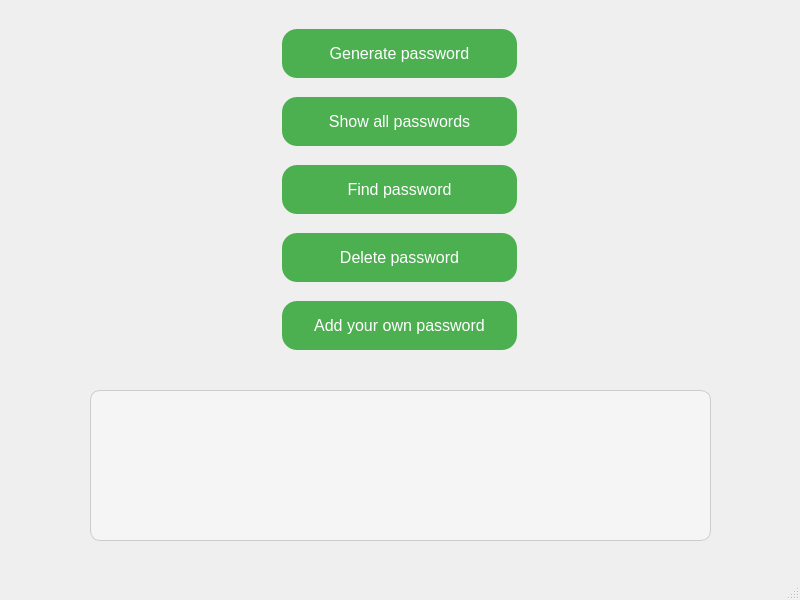
<?xml version="1.0" encoding="UTF-8"?>
<ui version="4.0">
 <class>MainWindow</class>
 <widget class="QMainWindow" name="MainWindow">
  <property name="geometry">
   <rect>
    <x>0</x>
    <y>0</y>
    <width>800</width>
    <height>600</height>
   </rect>
  </property>
  <property name="windowTitle">
   <string>MainWindow</string>
  </property>
  <widget class="QWidget" name="centralwidget">
   <widget class="QTextEdit" name="passwordOutput">
    <property name="geometry">
     <rect>
      <x>90</x>
      <y>390</y>
      <width>621</width>
      <height>151</height>
     </rect>
    </property>
    <property name="styleSheet">
     <string notr="true"> QTextEdit {
        background-color: #f5f5f5; /* Светло-серый фон */
        border: 1px solid #ccc; /* Светло-серая граница */
        border-radius: 10px; /* Скругление углов */
        padding: 10px; /* Внутренние отступы */
        font-size: 14px; /* Размер шрифта */
        color: #333; /* Цвет текста */
    }
    QTextEdit:focus {
        border: 1px solid #4CAF50; /* Зеленая граница при фокусе */
    }

</string>
    </property>
    <property name="readOnly">
     <bool>true</bool>
    </property>
   </widget>
   <widget class="QWidget" name="layoutWidget">
    <property name="geometry">
     <rect>
      <x>280</x>
      <y>20</y>
      <width>239</width>
      <height>341</height>
     </rect>
    </property>
    <layout class="QVBoxLayout" name="verticalLayout">
     <item>
      <widget class="QPushButton" name="generateButton">
       <property name="styleSheet">
        <string notr="true">  QPushButton {
        background-color: #4CAF50; /* Зеленый фон */
        border: none; /* Без рамки */
        color: white; /* Белый текст */
        padding: 15px 32px; /* Отступы */
        text-align: center; /* Выравнивание текста по центру */
        text-decoration: none; /* Без подчеркивания текста */
        display: inline-block; /* Для блоков */
        font-size: 16px; /* Размер шрифта */
        margin: 4px 2px; /* Отступы вокруг кнопки */
        cursor: pointer; /* Курсор-указатель при наведении */
        border-radius: 15px; /* Скругление углов */
        transition: background-color 0.3s; /* Плавный переход цвета фона */
    }
    QPushButton:hover {
        background-color: #45a049; /* Более темный зеленый при наведении */
    }
    QPushButton:pressed {
        background-color: #388e3c; /* Еще более темный зеленый при нажатии */
    }

</string>
       </property>
       <property name="text">
        <string>Generate password</string>
       </property>
      </widget>
     </item>
     <item>
      <widget class="QPushButton" name="showButton">
       <property name="styleSheet">
        <string notr="true">  QPushButton {
        background-color: #4CAF50; /* Зеленый фон */
        border: none; /* Без рамки */
        color: white; /* Белый текст */
        padding: 15px 32px; /* Отступы */
        text-align: center; /* Выравнивание текста по центру */
        text-decoration: none; /* Без подчеркивания текста */
        display: inline-block; /* Для блоков */
        font-size: 16px; /* Размер шрифта */
        margin: 4px 2px; /* Отступы вокруг кнопки */
        cursor: pointer; /* Курсор-указатель при наведении */
        border-radius: 15px; /* Скругление углов */
        transition: background-color 0.3s; /* Плавный переход цвета фона */
    }
    QPushButton:hover {
        background-color: #45a049; /* Более темный зеленый при наведении */
    }
    QPushButton:pressed {
        background-color: #388e3c; /* Еще более темный зеленый при нажатии */
    }

</string>
       </property>
       <property name="text">
        <string>Show all passwords</string>
       </property>
      </widget>
     </item>
     <item>
      <widget class="QPushButton" name="findButton">
       <property name="styleSheet">
        <string notr="true">  QPushButton {
        background-color: #4CAF50; /* Зеленый фон */
        border: none; /* Без рамки */
        color: white; /* Белый текст */
        padding: 15px 32px; /* Отступы */
        text-align: center; /* Выравнивание текста по центру */
        text-decoration: none; /* Без подчеркивания текста */
        display: inline-block; /* Для блоков */
        font-size: 16px; /* Размер шрифта */
        margin: 4px 2px; /* Отступы вокруг кнопки */
        cursor: pointer; /* Курсор-указатель при наведении */
        border-radius: 15px; /* Скругление углов */
        transition: background-color 0.3s; /* Плавный переход цвета фона */
    }
    QPushButton:hover {
        background-color: #45a049; /* Более темный зеленый при наведении */
    }
    QPushButton:pressed {
        background-color: #388e3c; /* Еще более темный зеленый при нажатии */
    }

</string>
       </property>
       <property name="text">
        <string>Find password</string>
       </property>
      </widget>
     </item>
     <item>
      <widget class="QPushButton" name="deleteButton">
       <property name="styleSheet">
        <string notr="true">  QPushButton {
        background-color: #4CAF50; /* Зеленый фон */
        border: none; /* Без рамки */
        color: white; /* Белый текст */
        padding: 15px 32px; /* Отступы */
        text-align: center; /* Выравнивание текста по центру */
        text-decoration: none; /* Без подчеркивания текста */
        display: inline-block; /* Для блоков */
        font-size: 16px; /* Размер шрифта */
        margin: 4px 2px; /* Отступы вокруг кнопки */
        cursor: pointer; /* Курсор-указатель при наведении */
        border-radius: 15px; /* Скругление углов */
        transition: background-color 0.3s; /* Плавный переход цвета фона */
    }
    QPushButton:hover {
        background-color: #45a049; /* Более темный зеленый при наведении */
    }
    QPushButton:pressed {
        background-color: #388e3c; /* Еще более темный зеленый при нажатии */
    }

</string>
       </property>
       <property name="text">
        <string>Delete password</string>
       </property>
      </widget>
     </item>
     <item>
      <widget class="QPushButton" name="addButton">
       <property name="styleSheet">
        <string notr="true">  QPushButton {
        background-color: #4CAF50; /* Зеленый фон */
        border: none; /* Без рамки */
        color: white; /* Белый текст */
        padding: 15px 32px; /* Отступы */
        text-align: center; /* Выравнивание текста по центру */
        text-decoration: none; /* Без подчеркивания текста */
        display: inline-block; /* Для блоков */
        font-size: 16px; /* Размер шрифта */
        margin: 4px 2px; /* Отступы вокруг кнопки */
        cursor: pointer; /* Курсор-указатель при наведении */
        border-radius: 15px; /* Скругление углов */
        transition: background-color 0.3s; /* Плавный переход цвета фона */
    }
    QPushButton:hover {
        background-color: #45a049; /* Более темный зеленый при наведении */
    }
    QPushButton:pressed {
        background-color: #388e3c; /* Еще более темный зеленый при нажатии */
    }

</string>
       </property>
       <property name="text">
        <string>Add your own password</string>
       </property>
      </widget>
     </item>
    </layout>
   </widget>
  </widget>
  <widget class="QMenuBar" name="menubar">
   <property name="geometry">
    <rect>
     <x>0</x>
     <y>0</y>
     <width>800</width>
     <height>25</height>
    </rect>
   </property>
  </widget>
  <widget class="QStatusBar" name="statusbar"/>
 </widget>
 <resources/>
 <connections/>
</ui>
